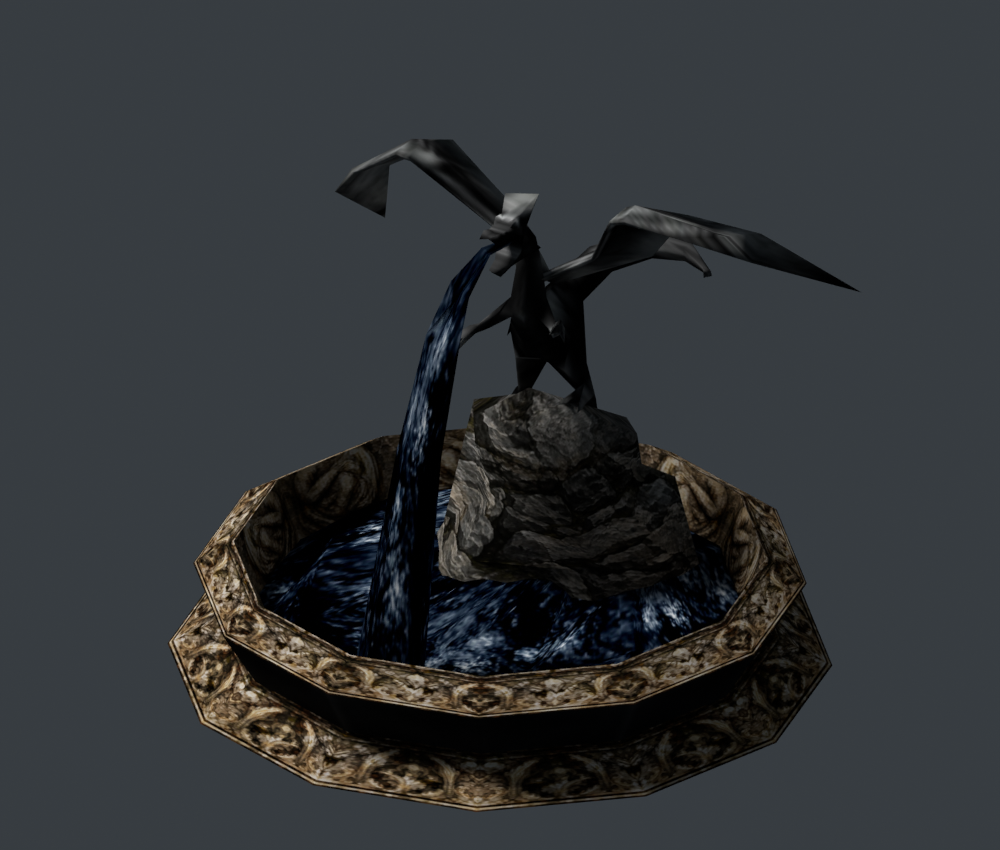
#> input picture assets-work/World1/QualityPass02/Fountain02/experiments/study01/review/baseline.png, 1000 x 850 px, found by its file name
$ python assemble.py
#> lines starting #> are read from the running program, lines starting #| are printed output that depends on the picture
"""Label actual BMD renders and reduced-scale comparison pairs."""
from pathlib import Path
from PIL import Image,ImageDraw

ROOT=Path(__file__).resolve().parent
NAMES=('HouseWall01','HouseWall04','HouseWall05','HouseWall06')
BACKGROUND=(27,32,36)
LABEL_HEIGHT=34


def sheet(paths,labels,out,width):
#> called with width = 700
    images=[Image.open(path).convert('RGB') for path in paths]
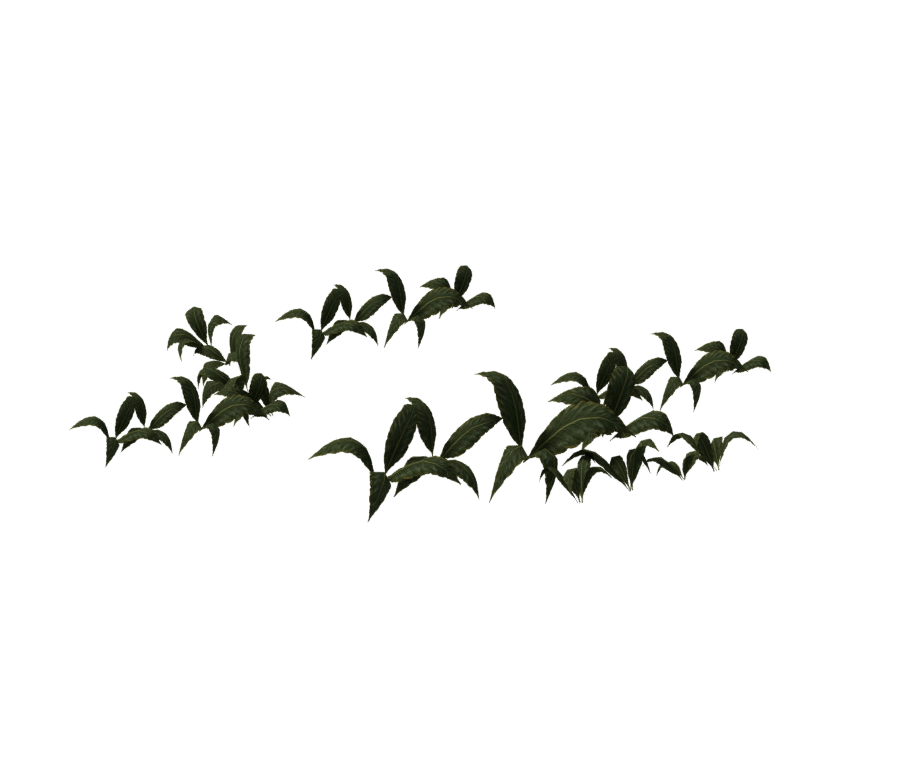
#> input picture assets-work/World1/QualityPass02/Broadleaf01/review-assemblies/candidate.png, 900 x 780 px, found by its file name
#> images = 2 items
    height=round(images[0].height*width/images[0].width)
#> height = 595
    canvas=Image.new('RGB',(len(images)*width,height+LABEL_HEIGHT),BACKGROUND)
    draw=ImageDraw.Draw(canvas)
    for i,(image,label) in enumerate(zip(images,labels)):
        canvas.paste(image.resize((width,height),Image.Resampling.LANCZOS),(i*width,LABEL_HEIGHT))
        draw.text((i*width+12,10),label,fill='white')
#> this loop made 2 passes
#> label on passes 1 to 2: 'Merged baseline 7b808473', 'HouseWall01: exported candidate'
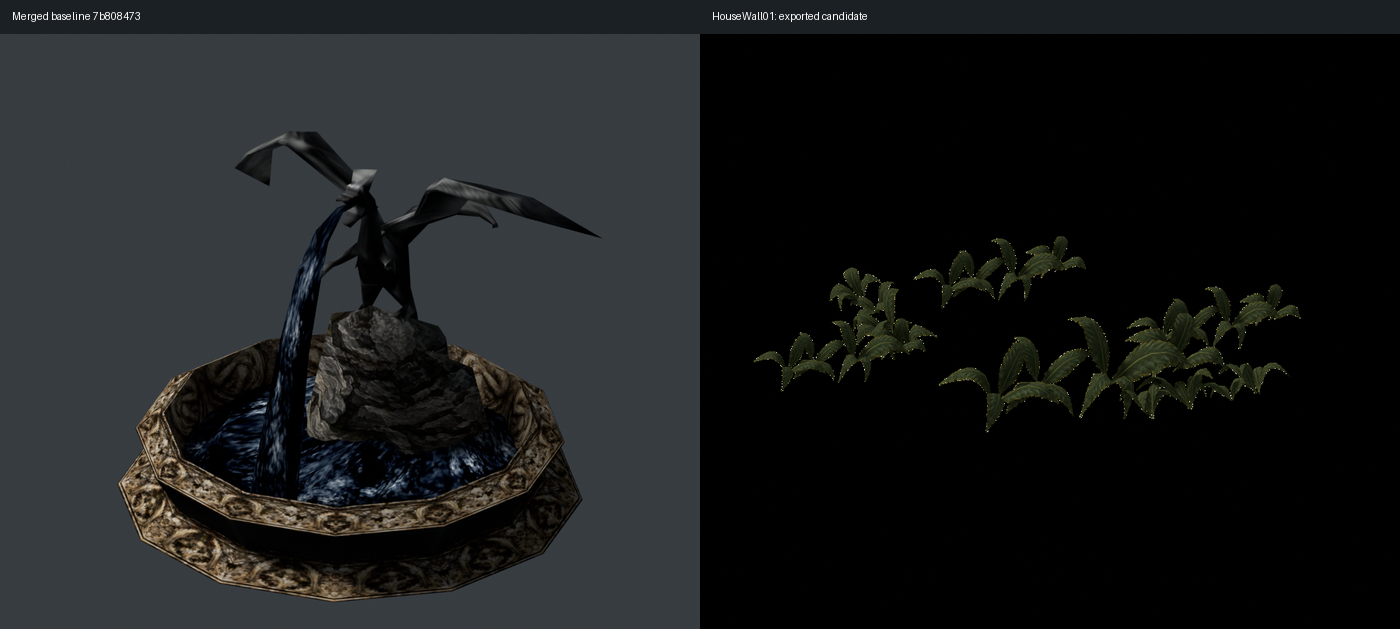
#> canvas: PIL image 1400x629 RGB; mean R, G, B 26.2, 28, 28.6
    canvas.save(out)


for name in NAMES:
    folder=ROOT/name/'review'
    sheet([folder/'baseline.png',folder/'candidate.png'],['Merged baseline 7b808473',f'{name}: exported candidate'],folder/'comparison.jpg',700)
    sheet([folder/'baseline-reverse.png',folder/'candidate-reverse.png'],['Merged baseline: reverse','Exported candidate: reverse'],folder/'comparison-reverse.jpg',700)
#> call 2 of sheet, with width = 700
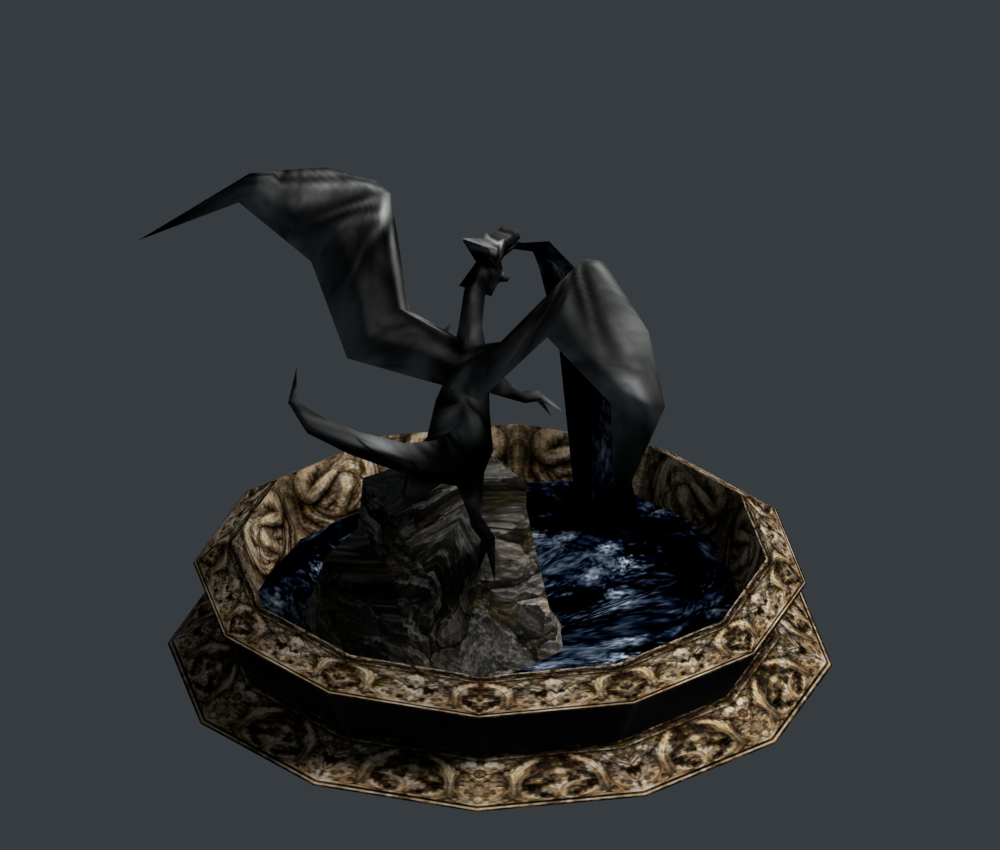
#> input picture assets-work/World1/QualityPass02/Fountain02/experiments/study01/review/baseline-reverse.png, 1000 x 850 px, found by its file name
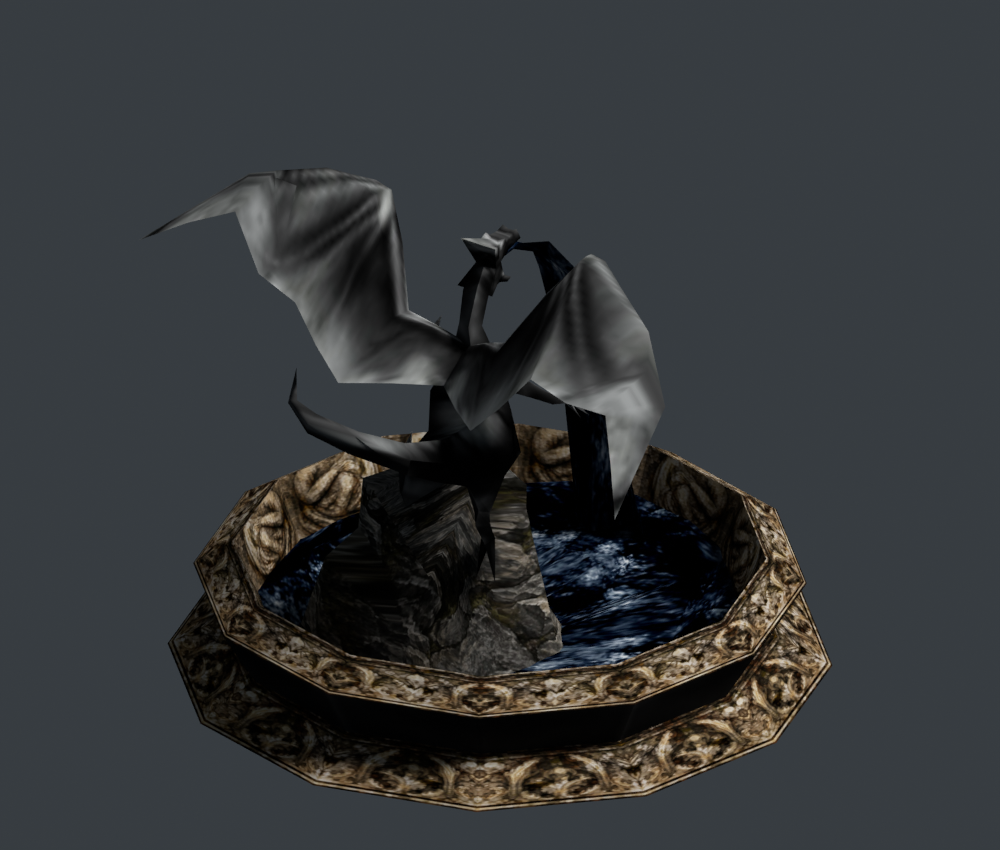
#> input picture assets-work/World1/QualityPass02/Fountain02/experiments/study01/review/candidate-reverse.png, 1000 x 850 px, found by its file name
#> the loop in sheet (call 2), `for i,(image,label) in enumerate(zip(images,labels)):` made 2 passes
#> label on passes 1 to 2: 'Merged baseline: reverse', 'Exported candidate: reverse'
#> after the loop in sheet (call 2), `for i,(image,label) in enumerate(zip(images,labels)):`:
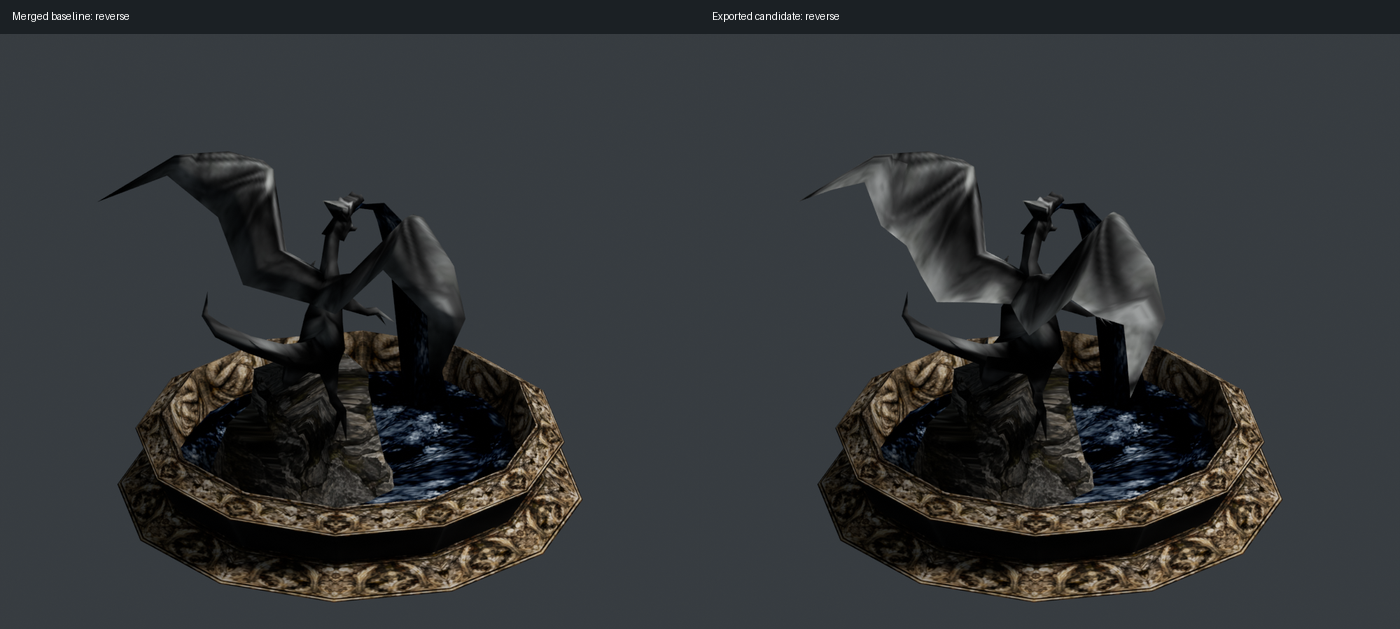
#> canvas: PIL image 1400x629 RGB; mean R, G, B 50.5, 53.1, 54.9
    sheet([folder/'baseline-small.png',folder/'candidate-small.png'],['Merged baseline: reduced scale','Candidate: reduced scale'],folder/'comparison-small.png',300)
#> (the run stopped early here; a loop or call above may not have finished)
